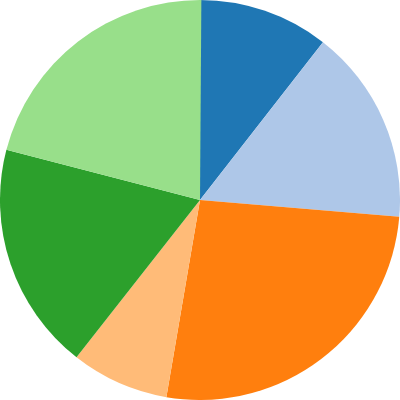

Write a Vega-Lite specification for this figure.
### Vega specification from a JSON file in a GitHub repository (floating-point values rounded to 4 significant figures)
{"$schema": "https://vega.github.io/schema/vega/v5.json", "description": "A basic pie chart example.", "width": 200, "height": 200, "autosize": "none", "signals": [{"name": "startAngle", "value": 0, "bind": {"input": "range", "min": 0, "max": 6.29, "step": 0.01}}, {"name": "endAngle", "value": 6.29, "bind": {"input": "range", "min": 0, "max": 6.29, "step": 0.01}}, {"name": "padAngle", "value": 0, "bind": {"input": "range", "min": 0, "max": 0.1}}, {"name": "innerRadius", "value": 0, "bind": {"input": "range", "min": 0, "max": 90, "step": 1}}, {"name": "cornerRadius", "value": 0, "bind": {"input": "range", "min": 0, "max": 10, "step": 0.5}}, {"name": "sort", "value": false, "bind": {"input": "checkbox"}}], "data": [{"name": "table", "values": [{"id": 1, "field": 4}, {"id": 2, "field": 6}, {"id": 3, "field": 10}, {"id": 4, "field": 3}, {"id": 5, "field": 7}, {"id": 6, "field": 8}], "transform": [{"type": "pie", "field": "field", "startAngle": {"signal": "startAngle"}, "endAngle": {"signal": "endAngle"}, "sort": {"signal": "sort"}}]}], "scales": [{"name": "color", "type": "ordinal", "domain": {"data": "table", "field": "id"}, "range": {"scheme": "category20"}}], "marks": [{"type": "arc", "from": {"data": "table"}, "encode": {"enter": {"fill": {"scale": "color", "field": "id"}, "x": {"signal": "width / 2"}, "y": {"signal": "height / 2"}}, "update": {"startAngle": {"field": "startAngle"}, "endAngle": {"field": "endAngle"}, "padAngle": {"signal": "padAngle"}, "innerRadius": {"signal": "innerRadius"}, "outerRadius": {"signal": "width / 2"}, "cornerRadius": {"signal": "cornerRadius"}}}}]}
